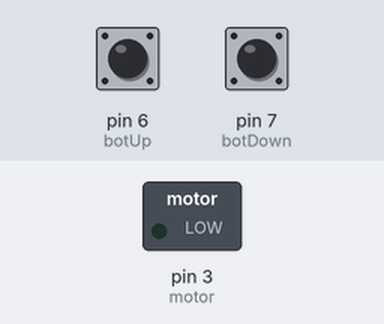
This sketch was run on a simulated Arduino Uno, built with avr-gcc and run on an emulated ATmega328P. On the bench: switched loads named in the sketch (green lamp = pin HIGH). The test bench sets the inputs (shaded band); at power-on: pin 7 (botDown) HIGH, pin 6 (botUp) HIGH.

Above: at 1.2 s.
1.3 s: pin 7 (botDown) pulled LOW for 0.15 s
At 2.5 s:
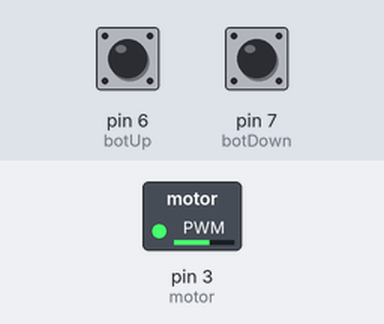
2.9 s: pin 7 (botDown) pulled LOW for 1 s
At 4.4 s:
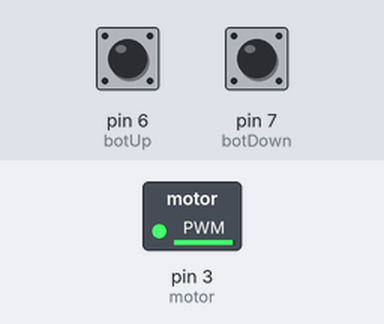
5.4 s: pin 6 (botUp) pulled LOW for 1 s
At 5.56 s:
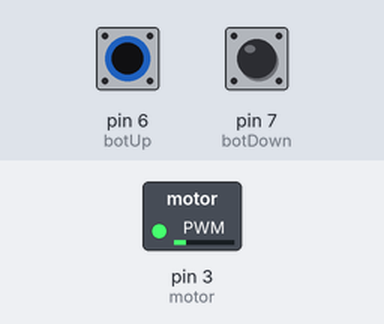
7.9 s: pin 7 (botDown) pulled LOW for 3.2 s
At 8.06 s:
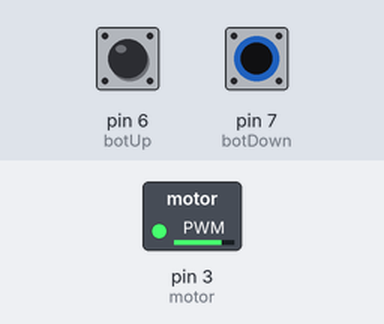
12.6 s: pin 6 (botUp) pulled LOW for 0.15 s
At 13.7 s:
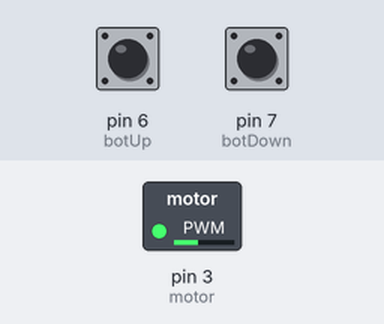
Timing chart, 0 to 15.2 s (numbered marks = the images above; inputs shaded):
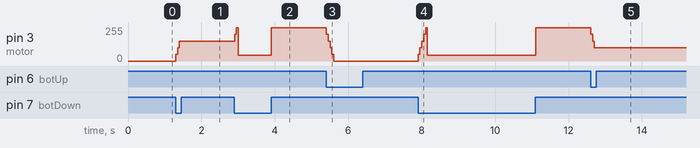

The sketch:

PWM_controlado_por_botoes.ino
```cpp
int motor = 3;
int botUp = 6;
int botDown = 7;
int pwm = 0;


void setup() {
 pinMode(motor,OUTPUT);
 pinMode(botUp,INPUT_PULLUP);
 pinMode(botDown,INPUT_PULLUP);
}

void loop() {

  int state_1 = digitalRead(botUp);
  int state_2 = digitalRead(botDown);
  if(state_1 == HIGH && pwm <300)pwm += 50;
  if(state_2 == HIGH && pwm >0)pwm -= 50;
  analogWrite(motor,pwm);
  delay(50);

}
```

Measured:
- after the input at 1.3 s, pin 3 (motor): 0/255 → 150/255 at once
- after the input at 2.9 s, pin 3 (motor): 150/255 → 44/255 at once, → 250/255 1.0 s later
- after the input at 5.4 s, pin 3 (motor): 250/255 → 0/255 at once
- after the input at 7.9 s, pin 3 (motor): 0/255 → 44/255 at once, → 250/255 3.2 s later
- after the input at 12.6 s, pin 3 (motor): 250/255 → 100/255 at once
